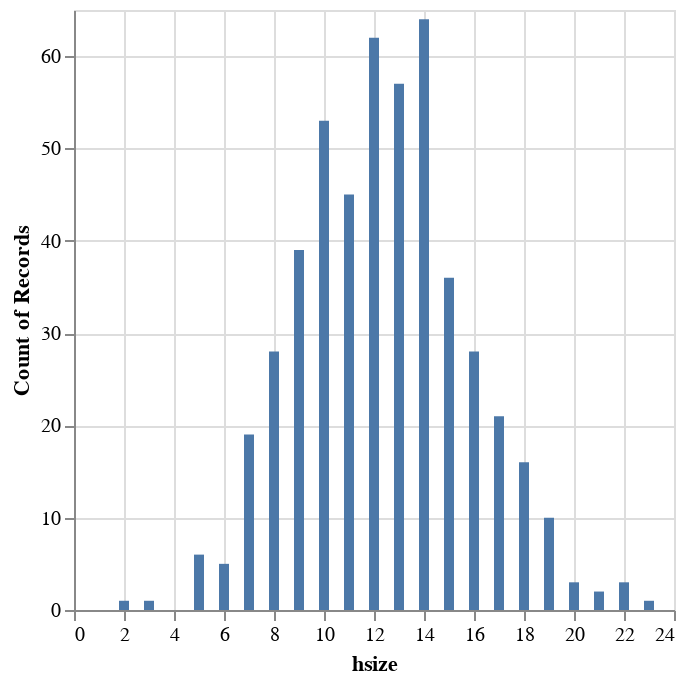

Notebook cell for this chart:
### Code cell
alt.Chart(hsizes_df).mark_bar().encode(
    alt.X("hsize:Q"),
    y='count()',
)

### Figure 1 — Vega specification as saved in the notebook (floating-point values rounded to 4 significant figures)
{"$schema": "https://vega.github.io/schema/vega/v5.json", "data": [{"name": "source_0", "values": [{"__count": 57, "hsize": 13}, {"__count": 28, "hsize": 8}, {"__count": 62, "hsize": 12}, {"__count": 45, "hsize": 11}, {"__count": 64, "hsize": 14}, {"__count": 21, "hsize": 17}, {"__count": 39, "hsize": 9}, {"__count": 19, "hsize": 7}, {"__count": 53, "hsize": 10}, {"__count": 16, "hsize": 18}, {"__count": 36, "hsize": 15}, {"__count": 6, "hsize": 5}, {"__count": 28, "hsize": 16}, {"__count": 5, "hsize": 6}, {"__count": 2, "hsize": 21}, {"__count": 10, "hsize": 19}, {"__count": 3, "hsize": 20}, {"__count": 3, "hsize": 22}, {"__count": 1, "hsize": 23}, {"__count": 1, "hsize": 2}, {"__count": 1, "hsize": 3}]}, {"name": "source_0_x_domain_hsize", "values": [{"min": 2, "max": 23}]}, {"name": "source_0_y_domain___count", "values": [{"min": 1, "max": 64}]}], "marks": [{"type": "rect", "name": "marks", "from": {"data": "source_0"}, "encode": {"update": {"y": {"field": "__count", "scale": "y"}, "ariaRoleDescription": {"value": "bar"}, "fill": {"value": "#4c78a8"}, "description": {"signal": "\"hsize: \" + (format(datum[\"hsize\"], \"\")) + \"; Count of Records: \" + (format(datum[\"__count\"], \"\"))"}, "xc": {"field": "hsize", "scale": "x"}, "y2": {"value": 0, "scale": "y"}, "width": {"value": 5}}}, "style": ["bar"]}], "scales": [{"name": "x", "type": "linear", "domain": [{"signal": "(data(\"source_0_x_domain_hsize\")[0] || {}).min"}, {"signal": "(data(\"source_0_x_domain_hsize\")[0] || {}).max"}], "range": [0, {"signal": "width"}], "nice": true, "padding": 5, "zero": false}, {"name": "y", "type": "linear", "domain": [{"signal": "(data(\"source_0_y_domain___count\")[0] || {}).min"}, {"signal": "(data(\"source_0_y_domain___count\")[0] || {}).max"}], "range": [{"signal": "height"}, 0], "zero": true, "nice": true}], "axes": [{"scale": "x", "zindex": 0, "gridScale": "y", "aria": false, "minExtent": 0, "domain": false, "labels": false, "grid": true, "orient": "bottom", "maxExtent": 0, "ticks": false, "tickCount": {"signal": "ceil(width/40)"}}, {"scale": "y", "domain": false, "orient": "left", "gridScale": "x", "tickCount": {"signal": "ceil(height/40)"}, "minExtent": 0, "ticks": false, "zindex": 0, "aria": false, "labels": false, "maxExtent": 0, "grid": true}, {"scale": "x", "grid": false, "orient": "bottom", "labelOverlap": true, "zindex": 0, "title": "hsize", "labelFlush": true, "tickCount": {"signal": "ceil(width/40)"}}, {"scale": "y", "labelOverlap": true, "orient": "left", "zindex": 0, "tickCount": {"signal": "ceil(height/40)"}, "title": "Count of Records", "grid": false}], "padding": 5, "width": 300, "height": 300, "background": "white", "style": "cell"}
